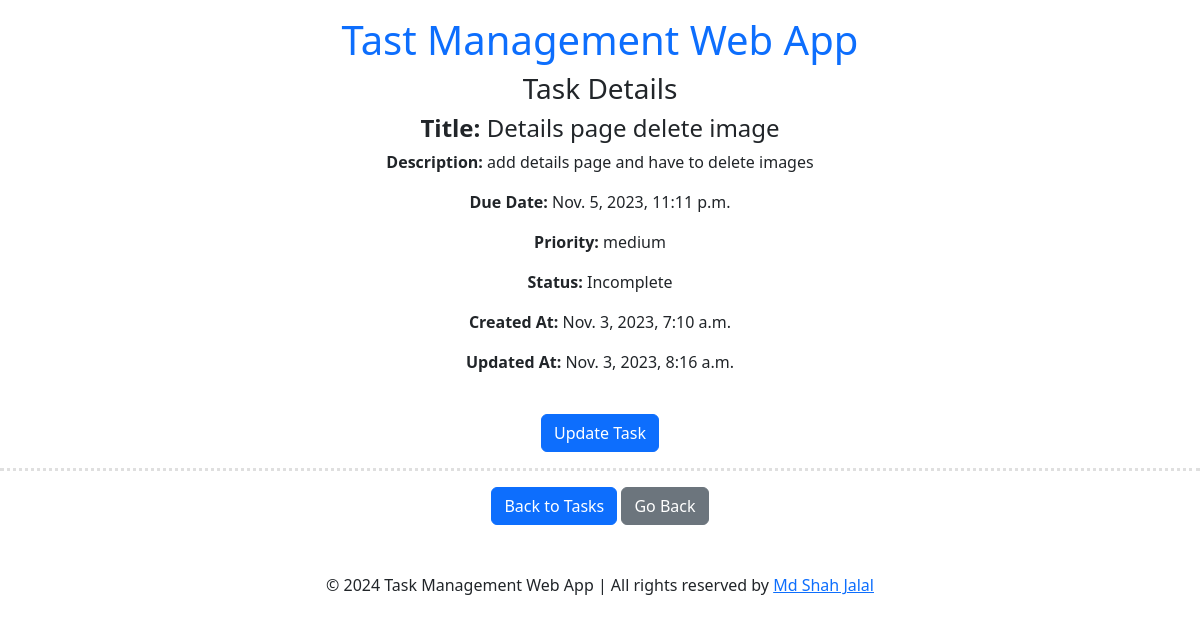
The app's page /task/11/ (signed in), older data.
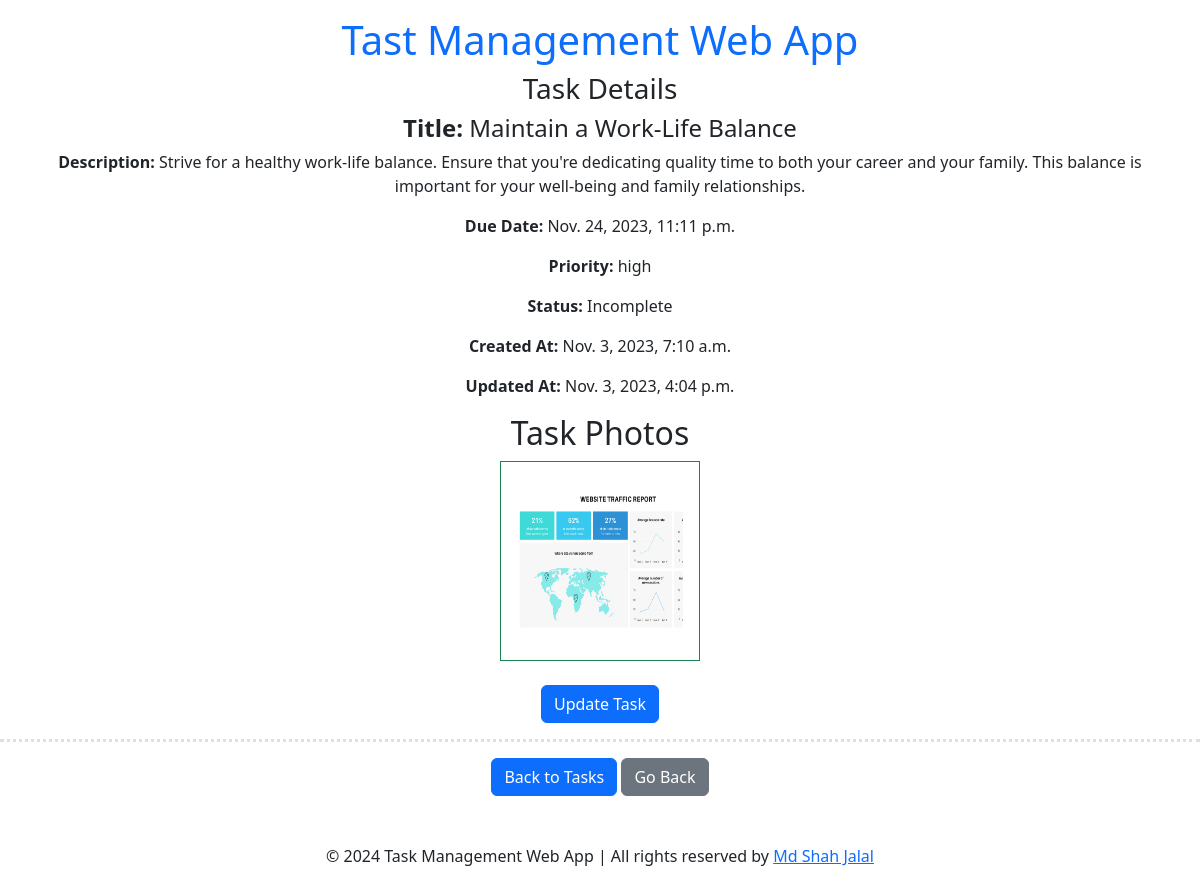
The same page, newer data.
### todoapp/models.py (models this page shows, shortened)
class TaskModel(models.Model):
    user = models.ForeignKey(User, on_delete=models.CASCADE, default=1)
    taskTitle = models.CharField(max_length=100)
    taskDescription = models.TextField()
    is_completed = models.BooleanField(default=False)
    taskDueDate = models.DateTimeField(default=timezone.now)
    taskPriority = models.CharField(max_length=20, choices=[
        ('low', 'Low'),
        ('medium', 'Medium'),
        ('high', 'High'),
    ])
    images = models.ManyToManyField('Photo', related_name='tasks', blank=True)
    created_at = models.DateTimeField(default=timezone.now)  # Use timezone.now to set the current timestamp
    updated_at = models.DateTimeField(auto_now=True)  # This field will automatically update on every save

class Photo(models.Model):
    image = models.ImageField(upload_to='task_photos')

### todoapp/views.py (the view)
# urls.py: path('task/<int:task_id>/', task_details, name='task_details'),
@login_required
def task_details(request, task_id):
    task = get_object_or_404(TaskModel, pk=task_id, user=request.user)
    return render(request, 'task_details.html', {'task': task})

### todoapp/templates/task_details.html
{% extends 'base.html' %}
{% block content %}
<div class="w-full mx-auto text-center px-5">
  <h3>Task Details</h3>
  <div>
    <h4><strong>Title:</strong> {{ task.taskTitle }}</h4>
    <p><strong>Description:</strong> {{ task.taskDescription }}</p>
    <p><strong>Due Date:</strong> {{ task.taskDueDate }}</p>
    <p><strong>Priority:</strong> {{ task.taskPriority }}</p>
    <p>
      <strong>Status:</strong> {% if task.is_completed %}Complete{% else %}Incomplete{% endif %}
    </p>
    <p><strong>Created At:</strong> {{ task.created_at }}</p>
    <p><strong>Updated At:</strong> {{ task.updated_at }}</p>
    <div class="container">
      <div class="row justify-content-md-center">
        <div>
          {% if task.images.exists %}
            <h2>Task Photos</h2>
          {% endif %}
          <div class="col md:col-2 mb-4">
            {% for photo in task.images.all %}
              <img
                class="p-3 border border-success"
                src="{{ photo.image.url }}"
                width="200"
                height="200"
                alt="Task Photo"
              />
            {% endfor %}
          </div>
          {% if not task.is_completed %}
            <a href="{% url 'update_task' task.id %}" class="btn btn-primary">Update Task</a>
          {% endif %}
        </div>
      </div>
    </div>
  </div>
</div>
<hr style="border-top: 3px dotted #838282" class="dotted" />
<div class="text-center">
  <a class="btn btn-primary" href="{% url 'show_tasks' %}">Back to Tasks</a>
  <a class="btn btn-secondary" href="javascript:history.back()">Go Back</a>
</div>
{% endblock %}

Row changes from the older to the newer data that the page shows:
changed TaskModel: taskTitle "Details page delete image" → "Maintain a Work-Life Balance"; taskDescription "add details page and have to delete images" → "Strive for a healthy work-life balance. Ensure that you're dedicating quality time to both your career and your family. This balance is important for your well-being and family relationships."; taskDueDate "Nov. 5, 2023, 11:11 p.m." → "Nov. 24, 2023, 11:11 p.m."; taskPriority "medium" → "high"; updated_at "Nov. 3, 2023, 8:16 a.m." → "Nov. 3, 2023, 4:04 p.m."
added Photo: image (picture)
Text that changed along with them:
text now shown: "Task Photos"
